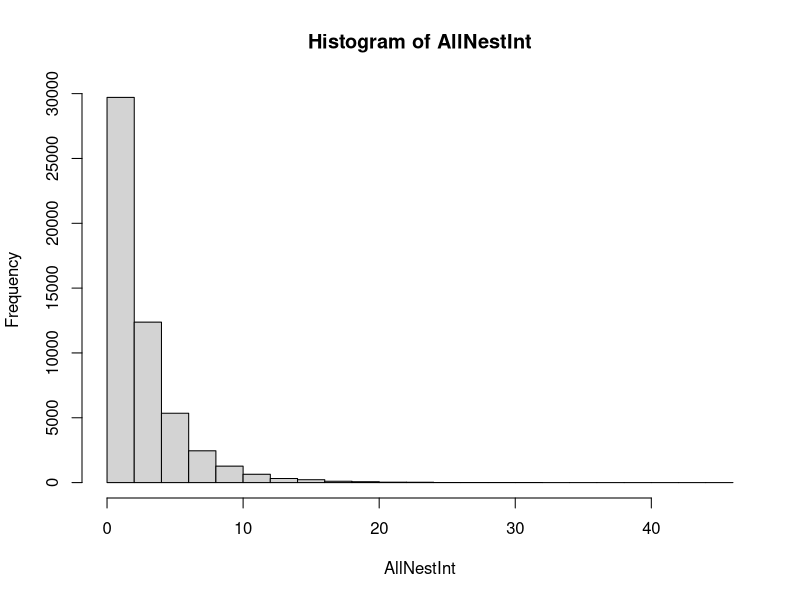

Write R code to recreate this figure.
VideoLength <- 90 # DVDs of 90 min

nPR <- 1599 # nb of selected DVD (see below)
avPR <- 15  # average provisioning (in number of visits, assuming length of videos are equal) in our videos
sdPR <- 8 # sd of provisioning on the expected scale (sqrt(mean-var))
syncint <- 2



  meanlog <- log(avPR)
  sdlog <-  sqrt(log(1 + sdPR^2/avPR^2))
  
  create_DVD <- function(){
    
    MalePexp <- rlnorm(1, meanlog = meanlog, sdlog = sdlog )
    MaleP <- rpois(1, MalePexp)
    if (MaleP == 0){MaleP <- rpois(1, MalePexp)}
    
    FemalePexp <- rlnorm(1, meanlog = log(avPR), sdlog = sqrt(log(1 + sdPR^2/avPR^2)) )
    FemaleP <- rpois(1, FemalePexp)
    if (FemaleP == 0){FemaleP <- rpois(1, FemalePexp)}
    
    TotalP <- MaleP + FemaleP
    DiffP <- abs(MaleP - FemaleP)
    
    MaleVisits <- sort(runif(MaleP,0,VideoLength))
    FemaleVisits <- sort(runif(FemaleP,0,VideoLength))
    DVD <- data.frame(rbind(cbind(Visits = MaleVisits, Sex = rep(1, length(MaleVisits))),cbind(Visits = FemaleVisits,Sex = rep(0, length(FemaleVisits)))))
    DVD <- DVD[order(DVD$Visits),]
    
   NestInt <- diff(DVD$Visits)
    
   return(NestInt)
  }
  
AllNestInt <- do.call(c,replicate(nPR,create_DVD()))
hist(AllNestInt)
summary(AllNestInt)
        